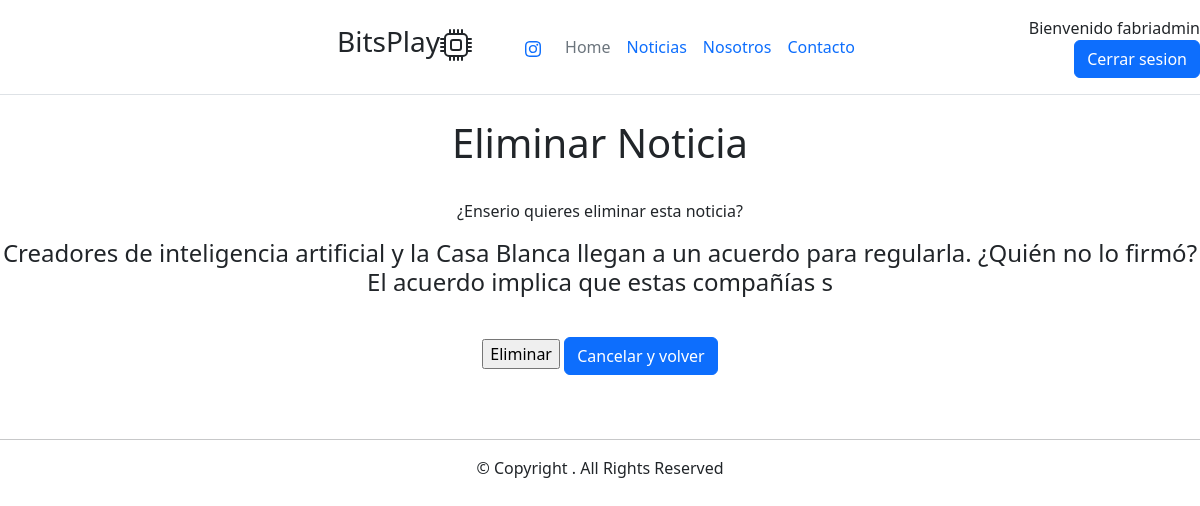
/noticias/5/eliminar_noticia (signed in), run on the app's committed database.
### apps/usuarios/models.py (models this page shows)
class Usuario(AbstractUser):
    pass

### apps/noticias/models.py (models this page shows, shortened)
class Noticia(models.Model):
    titulo = models.CharField(max_length=150)
    cuerpo = models.TextField()
    fecha = models.DateTimeField(auto_now_add=True)
    imagen = models.ImageField(upload_to='noticias')
    categoria_noticia = models.ForeignKey(Categoria, on_delete=models.CASCADE)

### apps/noticias/views.py (the view)
# urls.py: path('<int:pk>/eliminar_noticia', views.eliminar_noticia, name='eliminar_noticia'),
def eliminar_noticia(request, pk):
    noticia = Noticia.objects.get(pk =pk)
    noticia = get_object_or_404(Noticia, pk=pk)
    contexto = {'noticia': noticia}
    if request.method == 'POST':
        noticia.delete()
        return redirect('noticias:inicio')
    return render(request, 'noticias/deletenoticia.html', contexto)

### templates/noticias/deletenoticia.html (shortened to what this page needs)
{% extends 'base.html' %}
{% load static %}
{% block contenido %}
<h1>Eliminar Noticia</h1>
<br>
<p>¿Enserio quieres eliminar esta noticia?</p>
<h4><p>{{ noticia.titulo }}</p></h4>
    <form method="post">
        <br>
        <div><input type="submit" value="Eliminar">  <button type="button" class="btn btn-primary"><a class="nav-link" href="{% url 'noticias:detalle' noticia.pk %}">Cancelar y volver</a></button></div>
    </form>
</body>
</html>
{% endblock contenido %}

### templates/navbar.html (shortened to what this page needs)
<header
    class="d-flex flex-wrap align-items-center justify-content-center justify-content-md-between py-3 mb-4 border-bottom">
    <div class="col-md-3 mb-2 mb-md-0">
        <a href="/" class="d-inline-flex link-body-emphasis text-decoration-none">
            <svg class="bi" width="40" height="32" role="img" aria-label="Bootstrap">
                <use xlink:href="#bootstrap"></use>
            </svg>
        </a>
    </div>
    <ul class="nav col-0 col-md-auto mb-2 justify-content-left mb-md-0">
        <li class="nav-item">
    <li  id="icono-izquierda"><h3 >BitsPlay</li></ul></li>
    <ul class="nav col-12 col-md-auto mb-2 justify-content-center mb-md-0">
        <li class="nav-item">
            <a class="nav-link" target="_blank "href="https://www.instagram.com/fabri__alarcon/"></a>
        <li><a href="{% url 'home' %}" class="nav-link px-2 link-secondary">Home</a></li>
        <li><a href="{% url 'noticias:inicio' %}" class="nav-link px-2">Noticias</a></li>
        <li><a href="{% url 'nosotros' %}" class="nav-link px-2">Nosotros</a></li>
        <li><a href="{% url 'noticias:contacto' %}" class="nav-link px-2">Contacto</a></li>
    </ul>
    <div class="col-md-3 text-end">
        {% if user.is_authenticated %}
            Bienvenido {{ user.username }}
            <button type="button" class="btn btn-primary"><a class="nav-link" href="{% url 'logout' %}">Cerrar
            sesion</a></button>
        {% else %}
            <button type="button" class="btn btn-outline-primary me-2"><a class="nav-link" href="{% url 'login' %}"> iniciar
                sesion</a></button>
            <button type="button" class="btn btn-outline-primary me-2"><a class="nav-link"
                href="{% url 'usuarios:registro' %}">Registrar</a></button>
        {% endif %}
    </div>
</header>

### static/css/main.css (style rules this page uses)
* { text-align: center; }
#icono-izquierda { text-align: left; }

### data on the page
Usuario: username "fabriadmin"
Noticia: titulo "Creadores de inteligencia artificial y la Casa Blanca llegan a un acuerdo para regularla. ¿Quién no lo firmó? El acuerdo implica que estas compañías s"
